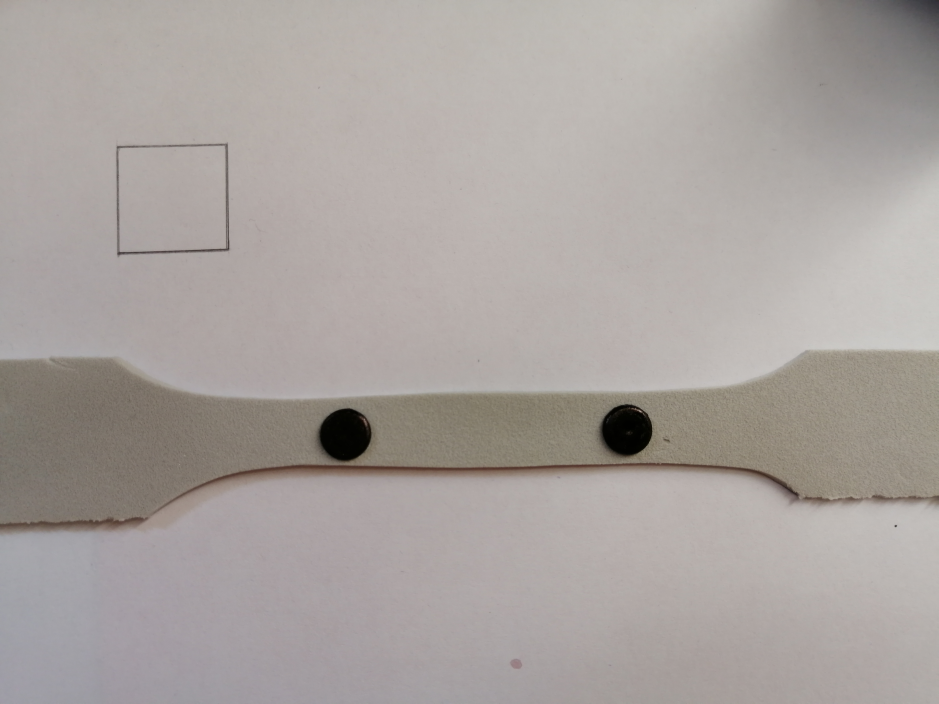
#> input picture test-object-size/botao_colado/1.jpg, 5632 x 4224 px (shown at 1/6 size)
$ python final.py
#> lines starting #> are read from the running program, lines starting #| are printed output that depends on the picture; after the words box and inside, x2 and y2 are one past the last pixel; in counts of white or black regions, pixels touching at a corner belong together

from scipy.spatial.distance import euclidean
from imutils import perspective
from imutils import contours
import numpy as np
import imutils
import cv2

#cv2.namedWindow('Image2', cv2.WINDOW_NORMAL)
#cv2.resizeWindow('Image2', 640, 480)

# Function to show array of images (intermediate results)
def show_images(images):
	#print(images)
	for i, img in enumerate(images):
		cv2.namedWindow('Image'+ str(i), cv2.WINDOW_NORMAL)
		cv2.resizeWindow('Image'+ str(i), 640, 480)
		cv2.imshow("Image" + str(i), img)
	cv2.waitKey(0)
	cv2.destroyAllWindows()


#img_path = "fotos2/4.jpeg"
#img_path = "botao_colado/6.jpg"
img_path = "botao_colado/1.jpg"


# Read image and preprocess
image = cv2.imread(img_path)
#> image is the input picture: shape (4224, 5632, 3); mean B, G, R 159.4, 162.8, 169.3

# [5 lines of commented-out code are left out]

ret,thresh1 = cv2.threshold(image,80,255,cv2.THRESH_BINARY)
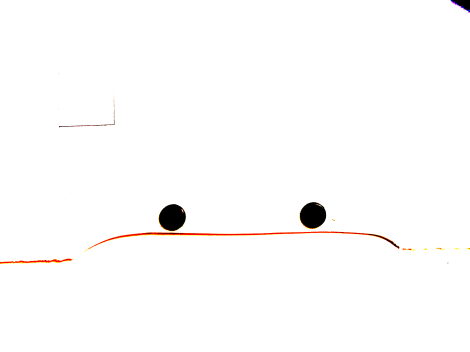
#> thresh1: shape (4224, 5632, 3) (shown at 1/12 size); mean B, G, R 251.8, 252.2, 253
gray = cv2.cvtColor(thresh1, cv2.COLOR_BGR2GRAY)


#gray = cv2.cvtColor(image, cv2.COLOR_BGR2GRAY)
#cv2.imshow("Image2", gray)
#cv2.waitKey(0)


blur = cv2.GaussianBlur(gray, (9, 9), 0)
#blur = cv2.GaussianBlur(gray, (11, 11), 0)
#cv2.imshow("Image2", blur)
#cv2.waitKey(0)


edged = cv2.Canny(blur, 50, 150)
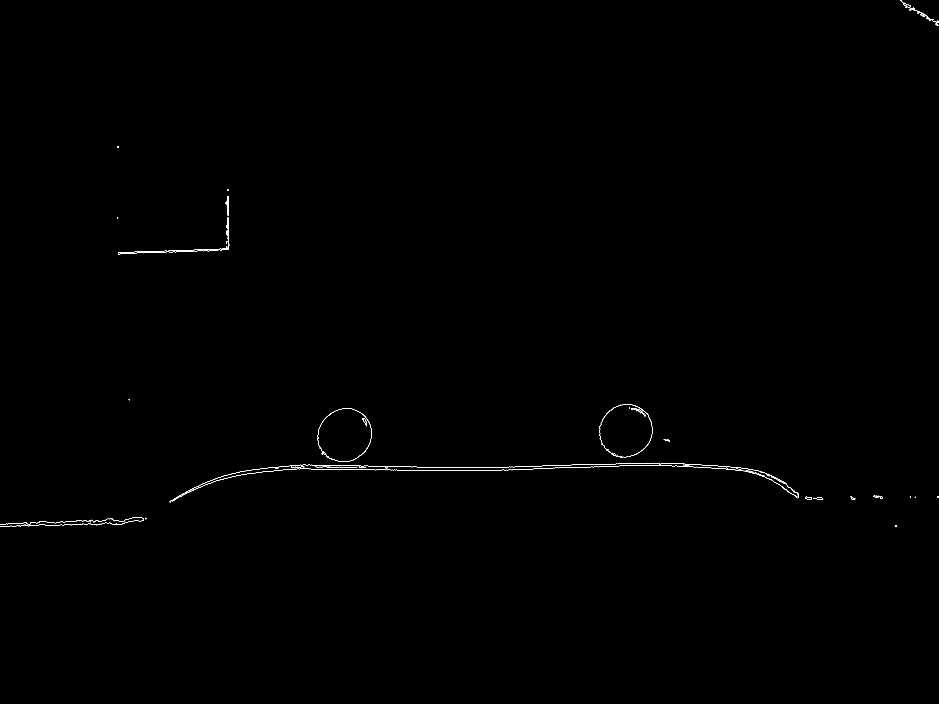
#> edged: shape (4224, 5632) (shown at 1/6 size); 0.08% white in thin lines or dots, all inside (x1, y1, x2, y2) = (0, 0, 5632, 3162)
#edged = cv2.Canny(blur, 60, 90)
#cv2.imshow("Image2", edged)
#cv2.waitKey(0)

edged = cv2.dilate(edged, None, iterations=1)
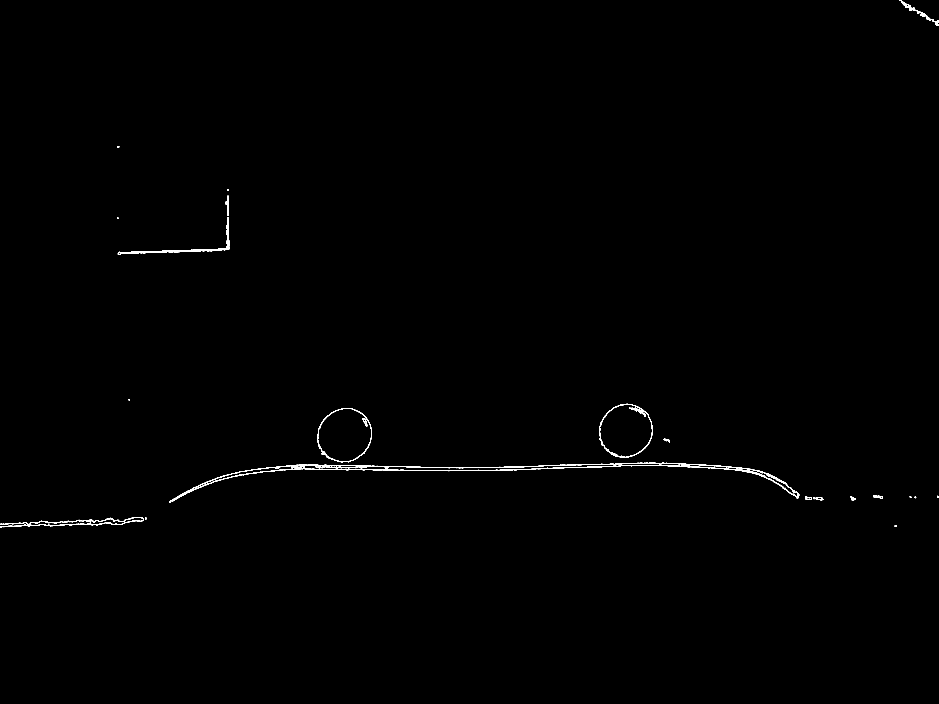
#> edged: shape (4224, 5632) (shown at 1/6 size); 0.24% white; 54 white regions (6 under 20 px), largest, box (x1, y1, x2, y2) and area: (1017, 2776, 4795, 3016) 26775, (0, 3102, 863, 3163) 6806, (707, 1302, 1376, 1529) 5690
#cv2.imshow("Image2", edged)
#cv2.waitKey(0)

edged = cv2.erode(edged, None, iterations=1)
#cv2.imshow("Image2", edged)
#cv2.waitKey(0)


#show_images([blur, edged])

# Find contours
cnts = cv2.findContours(edged.copy(), cv2.RETR_EXTERNAL, cv2.CHAIN_APPROX_SIMPLE)
#> cnts = 77 contours, 46 with area under 20; largest, box (x1, y1, x2, y2) and area: (1904, 2449, 2230, 2772) 80735, (708, 1303, 1375, 1528) 5146, (1024, 2777, 4794, 3008) 862, (5399, 0, 5632, 152) 758, (3806, 2447, 3865, 2486) 461
cnts = imutils.grab_contours(cnts)
print(cnts)
#> (printed output is left out)
# Sort contours from left to right as leftmost contour is reference object
(cnts, _) = contours.sort_contours(cnts)

# Remove contours which are not large enough
cnts = [x for x in cnts if cv2.contourArea(x) > 100]
#> cnts = 13 contours; largest, box (x1, y1, x2, y2) and area: (1904, 2449, 2230, 2772) 80735, (708, 1303, 1375, 1528) 5146, (1024, 2777, 4794, 3008) 862, (5399, 0, 5632, 152) 758, (3806, 2447, 3865, 2486) 461

#cv2.drawContours(image, cnts, -1, (0,255,0), 3)

#show_images([image, edged])
#print(len(cnts))

# Reference object dimensions
# Here for reference I have used a 2cm x 2cm square
ref_object = cnts[0]
#> ref_object = contour of 1454 points, box (x1, y1, x2, y2) (0, 3103, 862, 3162), area 450
box = cv2.minAreaRect(ref_object)
#> box = ((430.5, 3136.1), (862.1, 41.53), -1.81)
box = cv2.boxPoints(box)
#> box = [[0.3, 3170.5], [-1.01, 3129], [860.6, 3101.7], [861.9, 3143.2]]
box = np.array(box, dtype="int")
#> box = [[0, 3170], [-1, 3128], [860, 3101], [861, 3143]]
box = perspective.order_points(box)
#> box = [[-1, 3128], [860, 3101], [861, 3143], [0, 3170]]
(tl, tr, br, bl) = box
#> tl = [-1, 3128]; tr = [860, 3101]; br = [861, 3143]; bl = [0, 3170]
dist_in_pixel = euclidean(tl, tr)
#> dist_in_pixel = 861.4
dist_in_cm = 2
pixel_per_cm = dist_in_pixel/dist_in_cm
#> pixel_per_cm = 430.7


# Draw remaining contours
for cnt in cnts:
	box = cv2.minAreaRect(cnt)
	box = cv2.boxPoints(box)
	box = np.array(box, dtype="int")
	box = perspective.order_points(box)
	(tl, tr, br, bl) = box
	cv2.drawContours(image, [box.astype("int")], -1, (0, 0, 255), 2)
	mid_pt_horizontal = (tl[0] + int(abs(tr[0] - tl[0])/2), tl[1] + int(abs(tr[1] - tl[1])/2))
	mid_pt_verticle = (tr[0] + int(abs(tr[0] - br[0])/2), tr[1] + int(abs(tr[1] - br[1])/2))
	wid = euclidean(tl, tr)/pixel_per_cm
	ht = euclidean(tr, br)/pixel_per_cm
	cv2.putText(image, "{:.1f}cm".format(wid), (int(mid_pt_horizontal[0] - 15), int(mid_pt_horizontal[1] - 10)),
		cv2.FONT_HERSHEY_SIMPLEX, 0.5, (255, 255, 0), 2)
	cv2.putText(image, "{:.1f}cm".format(ht), (int(mid_pt_verticle[0] + 10), int(mid_pt_verticle[1])),
		cv2.FONT_HERSHEY_SIMPLEX, 0.5, (255, 255, 0), 2)
#> this loop made 13 passes
#> (tl, tr, br, bl, mid_pt_horizontal, mid_pt_verticle, wid, ht) on passes 1 to 4: ([-1, 3128], [860, 3101], [861, 3143], [0, 3170], (429, 3141), (860, 3122), 2, 0.0975), ([705, 1515], [1369, 1302], [1426, 1479], [762, 1692], (1037, 1621), (1397, 1390), 1.62, 0.432), ([1022, 2791], [4792, 2772], [4793, 2987], [1024, 3007], (2907, 2800), (4792, 2879), 8.75, 0.499), ([1365, 1175], [1370, 1175], [1370, 1293], [1365, 1293], (1367, 1175), (1370, 1234), 0.0116, 0.274)

show_images([image])
#> the loop in show_images, `for i, img in enumerate(images):` made 1 pass

$ run again, with test-object-size/fotos2/4.jpeg copied over test-object-size/botao_colado/1.jpg
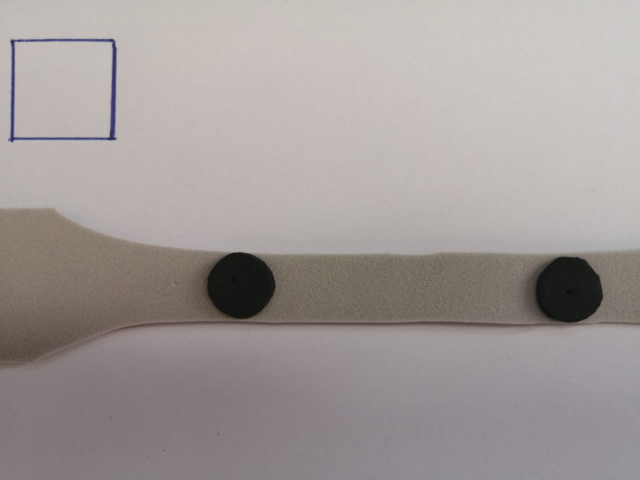
#> input picture test-object-size/fotos2/4.jpeg, 1280 x 960 px (shown at 1/2 size)
#> image is the input picture: shape (960, 1280, 3); mean B, G, R 152.8, 154.5, 161.5
#> `edged = cv2.erode(edged, None, iterations=1)`:
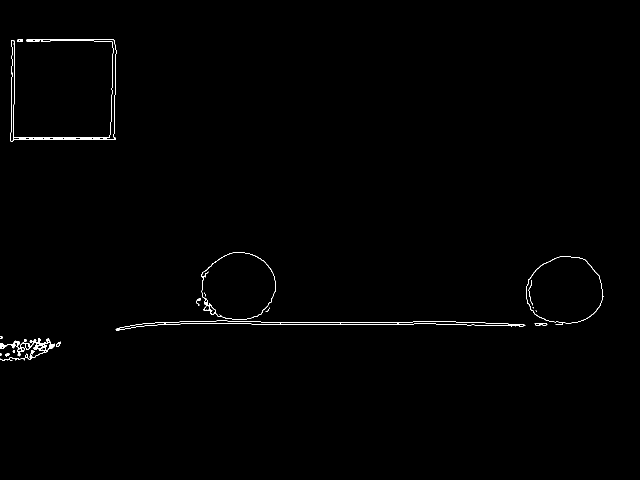
#> edged: shape (960, 1280) (shown at 1/2 size); 0.54% white in thin lines or dots, all inside (x1, y1, x2, y2) = (0, 78, 1207, 722)
#> `cnts = cv2.findContours(edged.copy(), cv2.RETR_EXTERNAL, cv2.CHAIN_APP..`: cnts = 16 contours, 6 with area under 20; largest, box (x1, y1, x2, y2) and area: (1052, 512, 1207, 650) 16152, (403, 504, 552, 639) 15688, (231, 641, 1051, 662) 3524, (21, 78, 233, 283) 3516, (0, 676, 109, 722) 1150
#> (printed output is left out)
#> `cnts = [x for x in cnts if cv2.contourArea(x) > 100]`: cnts = 5 contours; box (x1, y1, x2, y2) and area: (1052, 512, 1207, 650) 16152, (403, 504, 552, 639) 15688, (231, 641, 1051, 662) 3524, (21, 78, 233, 283) 3516, (0, 676, 109, 722) 1150
#> ref_object = contour of 348 points, box (x1, y1, x2, y2) (0, 676, 109, 722), area 1150
#> `box = cv2.minAreaRect(ref_object)`: box = ((53.62, 699), (110.7, 40.72), -6.2)
#> `box = cv2.boxPoints(box)`: box = [[0.787, 725.2], [-3.61, 684.8], [106.5, 672.8], [110.9, 713.3]]
#> `box = np.array(box, dtype="int")`: box = [[0, 725], [-3, 684], [106, 672], [110, 713]]
#> `box = perspective.order_points(box)`: box = [[-3, 684], [106, 672], [110, 713], [0, 725]]
#> `(tl, tr, br, bl) = box`: tl = [-3, 684]; tr = [106, 672]; br = [110, 713]; bl = [0, 725]
#> dist_in_pixel = 109.7
#> pixel_per_cm = 54.83
#> the loop `for cnt in cnts:` made 5 passes
#> (tl, tr, br, bl, mid_pt_horizontal, mid_pt_verticle, wid, ht) on passes 1 to 5: ([-3, 684], [106, 672], [110, 713], [0, 725], (51, 690), (108, 692), 2, 0.751), ([21, 78], [232, 78], [232, 282], [21, 282], (126, 78), (232, 180), 3.85, 3.72), ([230, 643], [1049, 634], [1050, 651], [231, 661], (639, 647), (1049, 642), 14.94, 0.311), ([403, 504], [551, 504], [551, 638], [403, 638], (477, 504), (551, 571), 2.7, 2.44), ([1041, 525], [1191, 501], [1213, 634], [1062, 658], (1116, 537), (1202, 567), 2.77, 2.46)
#> after the loop `for cnt in cnts:`:
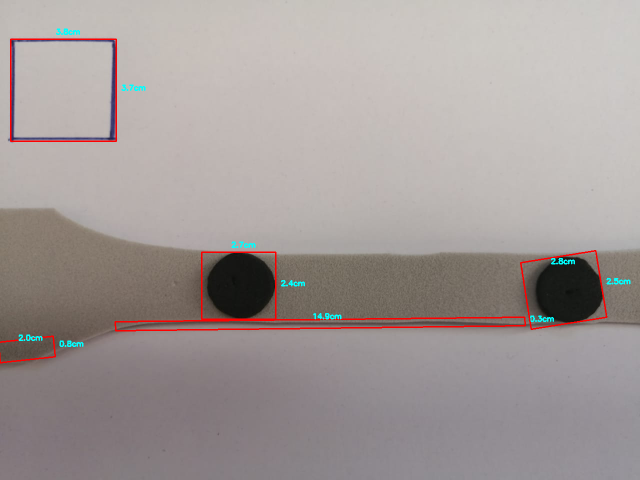
#> image: shape (960, 1280, 3) (shown at 1/2 size); 1.2% of pixels changed, all inside (x1, y1, x2, y2) = (0, 57, 1261, 727)
#> the loop in show_images, `for i, img in enumerate(images):` made 1 pass

$ run again, with test-object-size/botao_colado/6.jpg copied over test-object-size/botao_colado/1.jpg
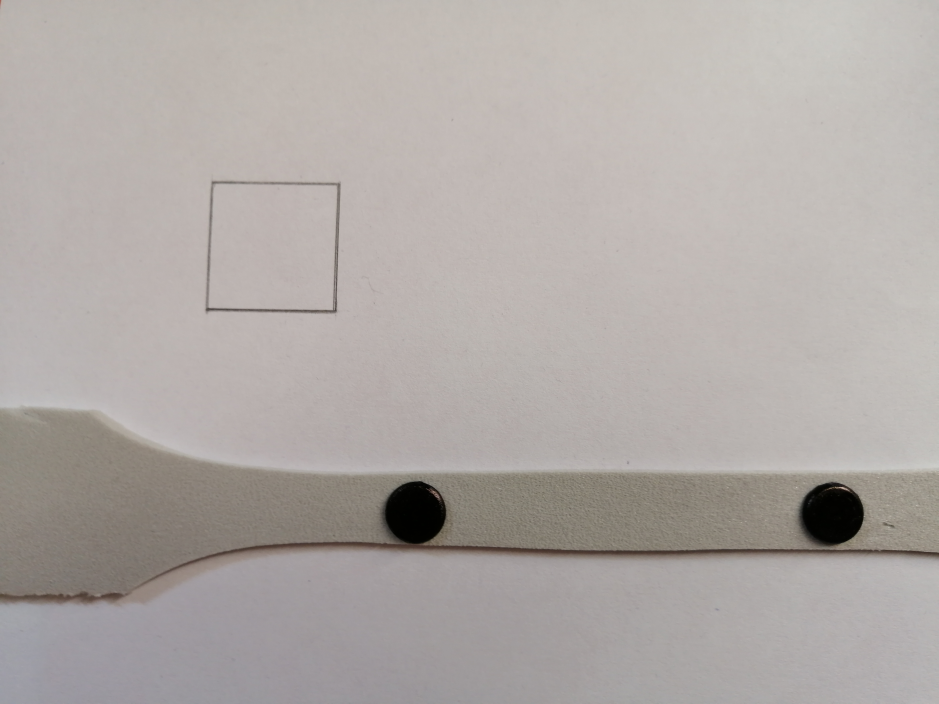
#> input picture test-object-size/botao_colado/6.jpg, 5632 x 4224 px (shown at 1/6 size)
#> image is the input picture: shape (4224, 5632, 3); mean B, G, R 166.3, 169.6, 175.6
#> `ret,thresh1 = cv2.threshold(image,80,255,cv2.THRESH_BINARY)`:
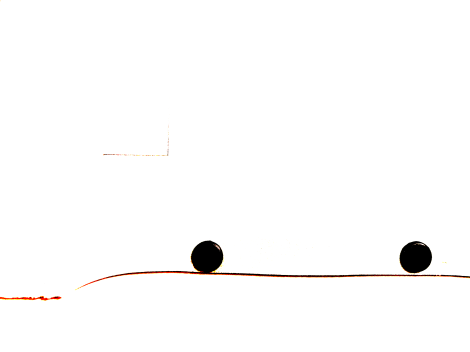
#> thresh1: shape (4224, 5632, 3) (shown at 1/12 size); mean B, G, R 251.1, 251.3, 251.9
#> `edged = cv2.dilate(edged, None, iterations=1)`:
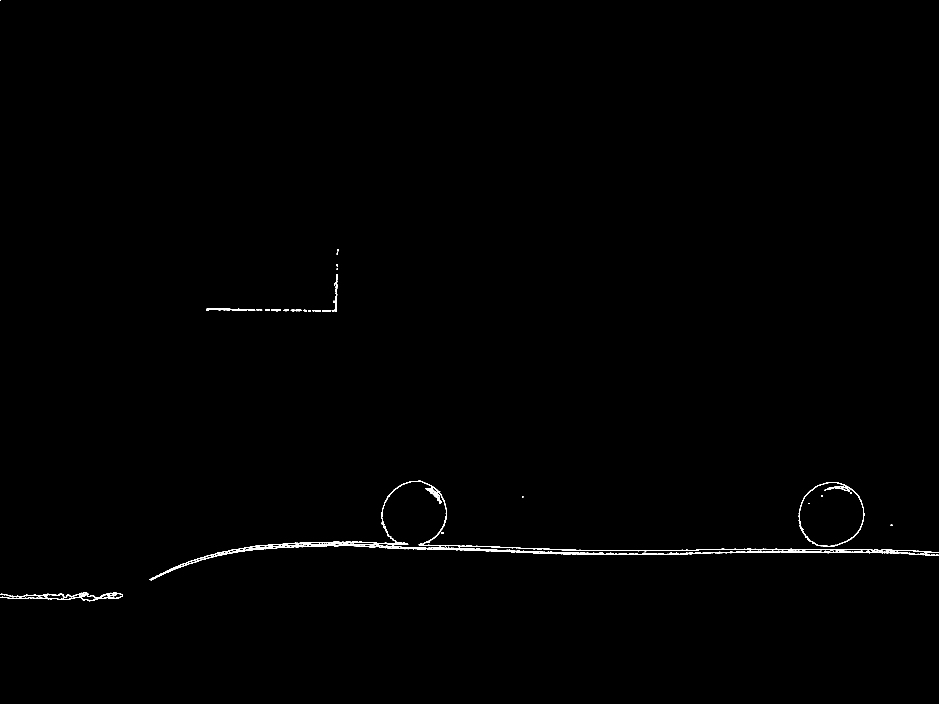
#> edged: shape (4224, 5632) (shown at 1/6 size); 0.29% white; 97 white regions (8 under 20 px), largest, box (x1, y1, x2, y2) and area: (898, 2884, 5632, 3482) 41020, (0, 3553, 738, 3607) 6301, (4791, 2892, 5190, 3281) 4903
#> `cnts = cv2.findContours(edged.copy(), cv2.RETR_EXTERNAL, cv2.CHAIN_APP..`: cnts = 131 contours, 95 with area under 20; largest, box (x1, y1, x2, y2) and area: (4792, 2893, 5185, 3280) 116892, (2555, 2927, 2649, 3014) 1694, (1239, 1850, 1383, 1862) 764, (953, 3083, 5632, 3452) 704, (2291, 2885, 5632, 3317) 486
#> (printed output is left out)
#> `cnts = [x for x in cnts if cv2.contourArea(x) > 100]`: cnts = 19 contours; largest, box (x1, y1, x2, y2) and area: (4792, 2893, 5185, 3280) 116892, (2555, 2927, 2649, 3014) 1694, (1239, 1850, 1383, 1862) 764, (953, 3083, 5632, 3452) 704, (2291, 2885, 5632, 3317) 486
#> ref_object = contour of 1235 points, box (x1, y1, x2, y2) (0, 3554, 737, 3606), area 386
#> `box = cv2.minAreaRect(ref_object)`: box = ((367.9, 3577), (50.53, 736), -89.06)
#> `box = cv2.boxPoints(box)`: box = [[735.5, 3608.3], [-0.481, 3596.2], [0.352, 3545.6], [736.3, 3557.8]]
#> `box = np.array(box, dtype="int")`: box = [[735, 3608], [0, 3596], [0, 3545], [736, 3557]]
#> `box = perspective.order_points(box)`: box = [[0, 3545], [736, 3557], [735, 3608], [0, 3596]]
#> `(tl, tr, br, bl) = box`: tl = [0, 3545]; tr = [736, 3557]; br = [735, 3608]; bl = [0, 3596]
#> dist_in_pixel = 736.1
#> pixel_per_cm = 368
#> the loop `for cnt in cnts:` made 19 passes
#> (tl, tr, br, bl, mid_pt_horizontal, mid_pt_verticle, wid, ht) on passes 1 to 4: ([0, 3545], [736, 3557], [735, 3608], [0, 3596], (368, 3551), (736, 3582), 2, 0.139), ([474, 3565], [515, 3562], [516, 3576], [475, 3579], (494, 3566), (515, 3569), 0.112, 0.0381), ([898, 3476], [954, 3447], [958, 3453], [901, 3483], (926, 3490), (956, 3450), 0.171, 0.0196), ([944, 3117], [5622, 2998], [5631, 3333], [953, 3451], (3283, 3176), (5626, 3165), 12.71, 0.911)
#> the loop in show_images, `for i, img in enumerate(images):` made 1 pass
